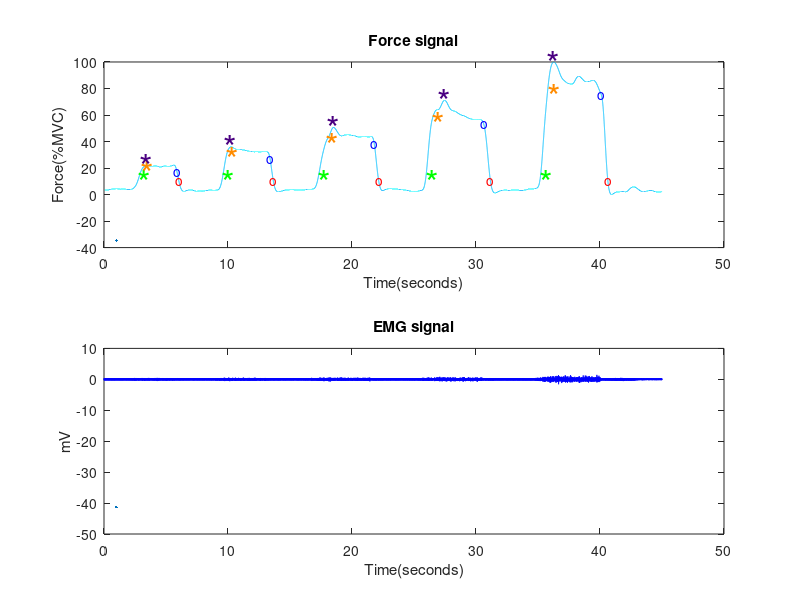
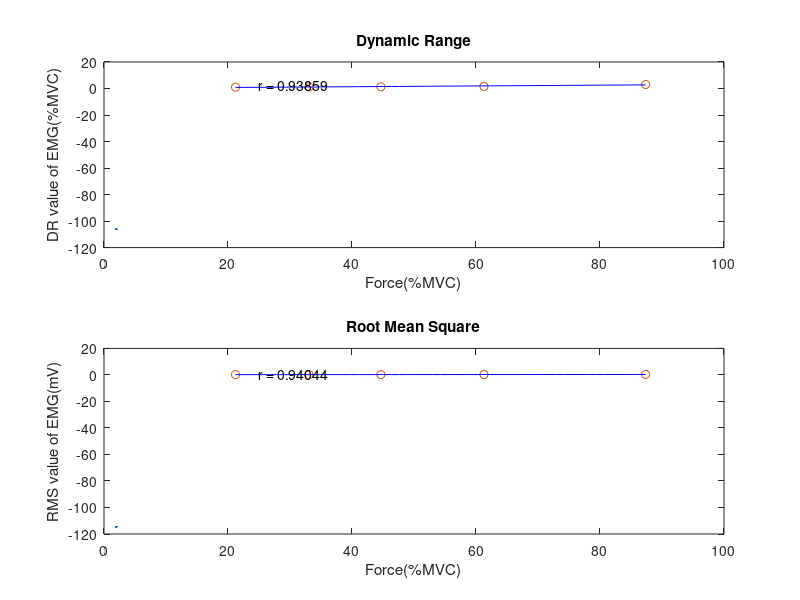
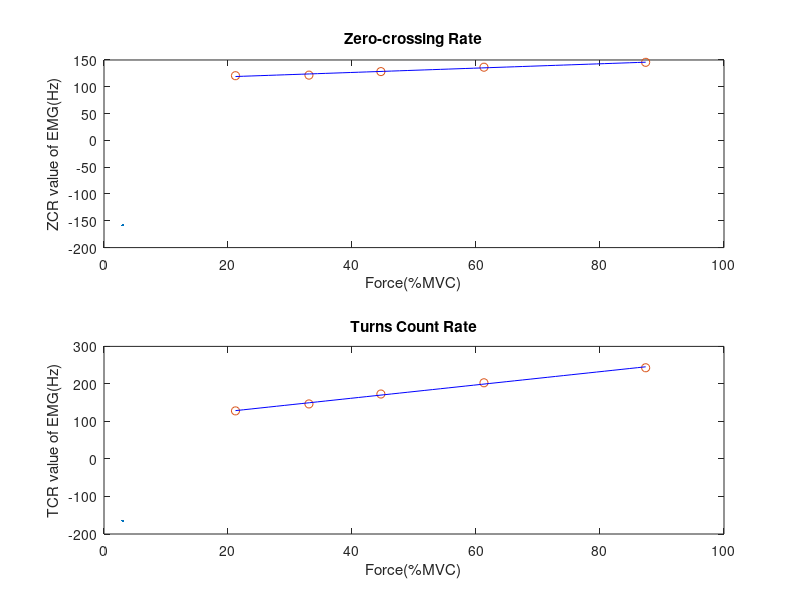

These figures' MATLAB source, in order:
% 521273S Biosignal Processing I 
% Lab 5. Analysis of the Relationship between Parameters of the EMG Signal and Muscular Force
% DR, RMS, ZCR, TCR
% Objectives: 
%       + To characterize the level of activity in EMG signals.
%       + To study the relationship between parameters of the EMG signal and muscular force.
%
% Input:
%       521273S_emgforce.txt
%       The sampling rate is 2000 Hz per channel and the EMG sample values are in mV. 
% Output:      
%       variation DR, RMS, ZCR, TCR in EMG
% 
% Useful MATLAB commands
%       polyfit, polyval, find
%
% $Id: EMGnForce,v1.0 2016/11/28 10:31:34 lhuynh Exp $

%function EMGnForce()
%1.load EMG signals
fs = 2000; %Hz
x = load('521273S_emgforce.txt');
time = x(:, 1);
force = x(:, 2);
emgOrig = x(:, 3);
minForce = min(force);
maxForce = max(force);

%2,3. Normalize force signal, remove DC bias from emg signals
for i=1:length(force)
    force(i) = (force(i) - minForce) / (maxForce - minForce) * 100;
end
emg = detrend(emgOrig,0);

%4. Plot %MVC and emg signal
Fig1 = figure('Name', 'Force and EMG signals', 'NumberTitle', 'off');
ax1 = subplot(2,1,1);
plot(Fig1, ax1, time, force, 'color', [0.0 0.749 1.0]);
xlabel(ax1, 'Time(seconds)');
ylabel(ax1, 'Force(%MVC)');
title(ax1,'Force signal');
ax2 = subplot(2,1,2);
plot(Fig1, ax2, time, emg, 'b');
xlabel(ax2, 'Time(seconds)');
ylabel(ax2, 'mV');
title(ax2,'EMG signal');

%5,6. identify segment & mark
%init vector
beg10 = [];
end10 = [];
max10 = [];
beg75 = [];
end75 = [];
for i=1:length(force) - 1
    if(force(i) < 10 && force(i+1) >= 10)
        beg10 = [beg10 i];
        text(i/fs, force(i), '*', 'parent', ax1, 'color', 'green', 'FontSize', 25);
    elseif (force(i) >= 10 && force(i+1) < 10)
        end10 = [end10 i];
        text(i/fs, force(i), 'o', 'parent', ax1, 'color', 'red', 'HorizontalAlignment', 'center');
    end
end
%{
beg10
tmp10 = [];
fg = true;
sr = binSearch(force, length(force), 10);
while (fg)
    fprintf('sr = %d\n', sr);
    if(sr == -1)
       break; 
    else
        tmp10 = [tmp10 sr];
        sr = binSearch(force(1:sr), length(force(1:sr)), 10);
    end
end
tmp10
%}

for i=1:length(beg10)
    max10 = [max10 max(force(beg10(i):end10(i)))];
    flag = false;
    for j=beg10(i):end10(i)
        if(force(j) < 0.75*max10(i) && force(j+1) >= 0.75*max10(i))
            beg75 = [beg75 j];
            text(j/fs, force(j), '*', 'parent', ax1, 'color', [1.0 0.549 0.0], 'FontSize', 25);
        elseif (force(j) >= 0.75*max10(i) && force(j+1) < 0.75*max10(i))
            end75 = [end75 j];
            text(j/fs, force(j), 'o', 'parent', ax1, 'color', 'blue', 'HorizontalAlignment', 'center');
        elseif (force(j) == max10(i) && ~flag)
            text(j/fs, force(j)-0.1, '*', 'parent', ax1, 'color', [0.294 0.0 0.5098], 'FontSize', 25, 'HorizontalAlignment', 'center');
            flag = true;
        end
    end 
end

%7,8,9.Average force exerted
% expressed in %MVC(page 21)
N = length(beg75); % N=5 in this exercise
avgFExerted = []; 
DRemg = [];
RMSemg = [];

r_2DRSum = [0,0,0];
r_2RMSSum = [0,0,0];

for i=1:N
    avgFExerted = [avgFExerted mean( force(beg75(i):end75(i)) )];
    DRemg = [DRemg ( max(emg(beg75(i):end75(i))) - min(emg(beg75(i):end75(i))) )];
    tmpSum = 0;
    for j=beg75(i):end75(i)
        tmpSum = tmpSum + emg(j)^2;
    end
    RMSemg = [RMSemg sqrt( tmpSum / (end75(i)-beg75(i)) )];
    
    %calculate sum correlation coefficients
    r_2DRSum(1) = r_2DRSum(1) + avgFExerted(i)*DRemg(i);
    r_2DRSum(2) = r_2DRSum(2) + avgFExerted(i)^2; 
    r_2DRSum(3) = r_2DRSum(3) + DRemg(i)^2;
    
    r_2RMSSum(1) = r_2RMSSum(1) + avgFExerted(i)*RMSemg(i);
    r_2RMSSum(3) = r_2RMSSum(3) + RMSemg(i)^2;
    
end

%10,11. Plot DR & RMS
Fig2 = figure('Name', 'DR & RMS parameters', 'NumberTitle', 'off');
ax1 = subplot(2,1,1);
%https://www.mathworks.com/help/matlab/data_analysis/programmatic-fitting.html#f1-7407
%e.g modeling this data using a first-degree polynomial function(line)
p1 = polyfit(avgFExerted,DRemg,1); % return polynomial coefficients
%Evaluate the polynomial at uniformly spaced times, t1(50 points)
t1 = 21.2075:1.323164:87.3657;
f1 = polyval(p1,t1);
plot(Fig2, ax1, avgFExerted, DRemg, 'o', t1, f1, 'b');
xlabel(ax1, 'Force(%MVC)');
ylabel(ax1, 'DR value of EMG(%MVC)');
title(ax1,'Dynamic Range');

ax2 = subplot(2,1,2);
p2 = polyfit(avgFExerted,RMSemg,1);
f2 = polyval(p2,t1);
plot(Fig2, ax2, avgFExerted, RMSemg, 'o', t1, f2, 'b');
xlabel(ax2, 'Force(%MVC)');
ylabel(ax2, 'RMS value of EMG(mV)');
title(ax2,'Root Mean Square');

%12. correlation coefficient of DR and RMS
avgDash = mean(avgFExerted);
DRDash = mean(DRemg);
RMSDash = mean(RMSemg);
r_2DR = sqrt( ((r_2DRSum(1) - N*avgDash*DRDash)^2) / ( (r_2DRSum(2) - N*(avgDash^2)) * (r_2DRSum(3) - N*(DRDash^2))) );
r_2RMS = sqrt( ((r_2RMSSum(1) - N*avgDash*RMSDash)^2) / ( (r_2DRSum(2) - N*(avgDash^2)) * (r_2RMSSum(3) - N*(RMSDash^2))) );
fprintf('Correlation coefficient for Dynamic Range, r = %.5f\n', r_2DR);
fprintf('Correlation coefficient for Root Mean Square, r = %.5f\n', r_2RMS);

%Good to know that in text
% 'r^2' will print r in square
% 'r_2' will print r 2(small + under)
text(25, 2.5, ['r = ', num2str(r_2DR)], 'parent', ax1, 'color', 'black');
text(25, 0.32, ['r = ', num2str(r_2RMS)], 'parent', ax2, 'color', 'black');

%*******
%13. ZCR & TCR
%plot for check points
%{
Fig3 = figure('Name', 'EMG signals', 'NumberTitle', 'off');
ax1 = subplot(1,1,1);
plot(Fig3, ax1, time, emg, 'b');
xlabel(ax1,'Time(seconds)');
ylabel(ax1,'mV');
title(ax1,'EMG signal');
%}

ZCR = zeros([1 N]);
TCR = zeros([1 N]);

r_2ZCRSum = [0,0,0];
r_2TCRSum = [0,0,0];
for i=1:N
    cntZ = 0;
    cntT = 0;
    mark0 = [];
    for j=beg75(i):end75(i)-1
        %find cross zero point
        if( (emg(j)<0 && emg(j+1)>=0) || (emg(j)>0 && emg(j+1)<=0) ) 
            cntZ = cntZ + 1;
        end
        %find every turn points
        if( (emg(j-1)<=emg(j) && emg(j)>emg(j+1)) || (emg(j-1)>=emg(j) && emg(j)<emg(j+1)) )
            mark0 = [mark0 j]; 
            cntT = cntT + 1;
        end
    end
    
    %fprintf('Every turns point = %d\n', cntT);
    %fprintf('time[%d] = %.3f\n', i, (end75(i)-beg75(i)) / fs);
    ZCR(i) = cntZ / ((end75(i)-beg75(i)) / fs);
    TCR(i) = cntT;
    %find significant turn point 
    cntT = 0;
    for j=1:TCR(i)-1
        if( abs( emg(mark0(j)) - emg(mark0(j+1)) ) >= 0.1 )
            cntT = cntT + 1;
        end
    end
    %fprintf('Significants turns point = %d\n', cntT);
    TCR(i) = cntT / ((end75(i)-beg75(i)) / fs);                                                                                                                        
    
    %calculate sum correlation coefficients
    r_2ZCRSum(1) = r_2ZCRSum(1) + avgFExerted(i)*ZCR(i);
    r_2ZCRSum(3) = r_2ZCRSum(3) + ZCR(i)^2;
    
    r_2TCRSum(1) = r_2TCRSum(1) + avgFExerted(i)*TCR(i);                                                                                               
    r_2TCRSum(3) = r_2TCRSum(3) + TCR(i)^2;
end

%correlation coefficient of DR and RMS
ZCRDash = mean(ZCR);                                                                                                                                                            
TCRDash = mean(TCR);
r_2ZCR = sqrt( ((r_2ZCRSum(1) - N*avgDash*ZCRDash)^2) / ( (r_2DRSum(2) - N*(avgDash^2)) * (r_2ZCRSum(3) - N*(ZCRDash^2))) );
r_2TCR = sqrt( ((r_2TCRSum(1) - N*avgDash*TCRDash)^2) / ( (r_2DRSum(2) - N*(avgDash^2)) * (r_2TCRSum(3) - N*(TCRDash^2))) );
fprintf('Correlation coefficient for Zero-crossing Rate, r = %.5f\n', r_2ZCR);
fprintf('Correlation coefficient for Turns Count Rate, r = %.5f\n', r_2TCR);

% plot figure for ZCR & TCR
Fig3 = figure('Name', 'ZCR & TCR parameters', 'NumberTitle', 'off');
ax1 = subplot(2,1,1);
%https://www.mathworks.com/help/matlab/data_analysis/programmatic-fitting.html#f1-7407
%e.g modeling this data using a first-degree polynomial function(line)
p1 = polyfit(avgFExerted,ZCR,1); % return polynomial coefficients
% 0.40336 110.6836
p1
%Evaluate the polynomial at uniformly spaced times, t1(50 points)
t1 = 21.2075:1.323164:87.3657;
f1 = polyval(p1,t1);
plot(Fig3, ax1, avgFExerted, ZCR, 'o', t1, f1, 'b');
xlabel(ax1, 'Force(%MVC)');
ylabel(ax1, 'ZCR value of EMG(Hz)');
title(ax1,'Zero-crossing Rate');

ax2 = subplot(2,1,2);
p2 = polyfit(avgFExerted,TCR,1);
% 1.7632 90.6385
p2
f2 = polyval(p2,t1);
plot(Fig3, ax2, avgFExerted, TCR, 'o', t1, f2, 'b');
xlabel(ax2, 'Force(%MVC)');
ylabel(ax2, 'TCR value of EMG(Hz)');
title(ax2,'Turns Count Rate');

%{
mark0 = [];
cnt = 0;
for j=beg75(1):end75(1)-1
        %if( (emg(i)<0 && emg(i+1)>=0) || (emg(i)>0 && emg(i+1)<=0) )
        if( (emg(j-1)<=emg(j) && emg(j)>emg(j+1)) || (emg(j-1)>=emg(j) && emg(j)<emg(j+1)) )
            mark0 = [mark0 j]; 
            cnt = cnt + 1;
        end
end
cnt
mark1 = [];
cntTC = 0;
for i=1:cnt-1
    if( abs( emg(mark0(i)) - emg(mark0(i+1)) ) > 0.1 )
        mark1 = [mark1 mark0(i)];
        mark1 = [mark1 mark0(i+1)];
        cntTC = cntTC + 1;
    end
end
cntTC
for i=1:length(mark1)/5
    text(mark1(i)/fs, emg(mark1(i)), 'x', 'color', 'red');
end
%}


%%end


%{
function idx = binSearch(A, n, num)
% Syntax: [idx] = binSearch(A, n, num);            
% Complexity: O( log_2(n) )
% Inputs:       
%         + A:sorted array
%         + n:length(A)
%         + num:number I need to find               
% Outputs:      
%         + index:  position in A that A(index) == num
%                   -1 if num does not exist in A
left = 1;
right = n;
flag = 0;

while left <= right
    mid = ceil((left + right) / 2);
    if (A(mid) < num && A(mid+1) >= num)
        idx = mid;
        flag = 1;
        break;
    elseif (A(mid) > num)
        right = mid - 1;
    else    
        left = mid + 1;
    end
end

if (flag == 0)
    idx = -1;
end
end
%}
%%